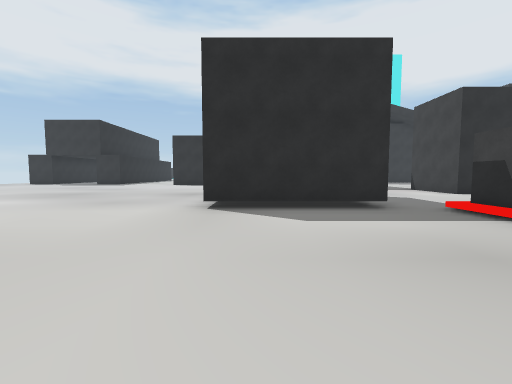
view 1 (above)

23 first-person views from a walk through a 3-D level made in the Unity game engine. The camera is 1.3 m above the floor, tilts 4° down and sees 90° across. The floor is counted in squares, 2 m on a side. Each view is taken from the middle of a square. On the plan, view 1 faces up. The plan holds only what a view shows up to about 9 squares ahead; the rest is blank. The place goes on beyond the plan. The player is left out.

view 2
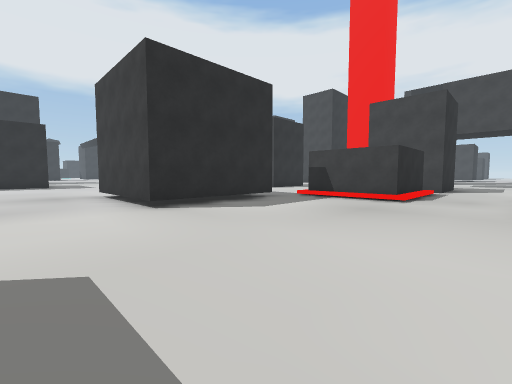

view 3
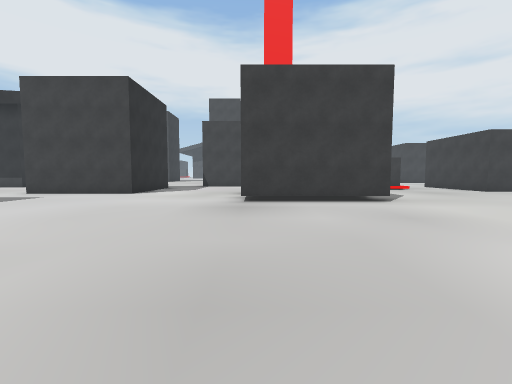

view 4
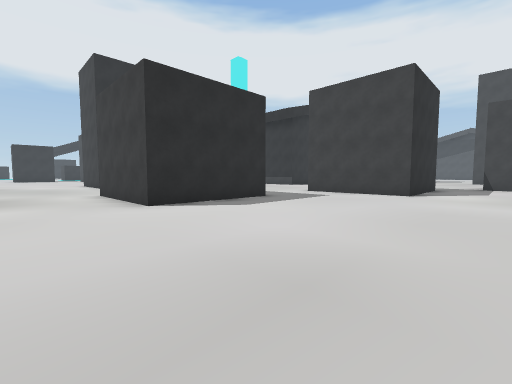

view 5
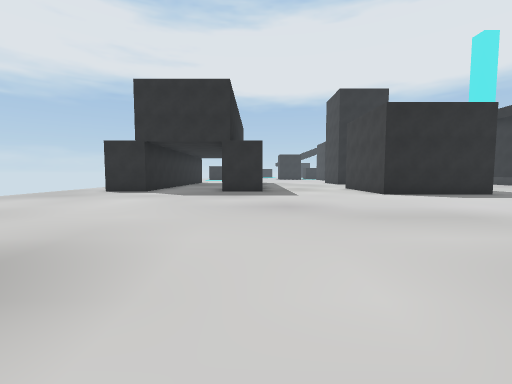

view 6
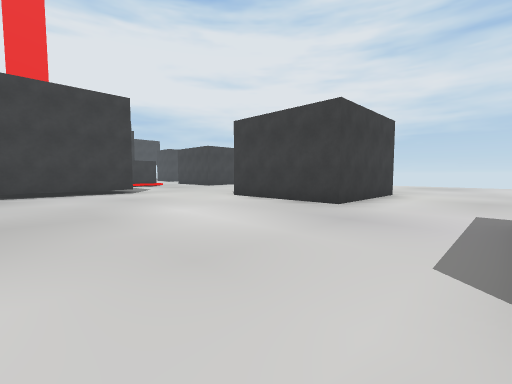

view 7
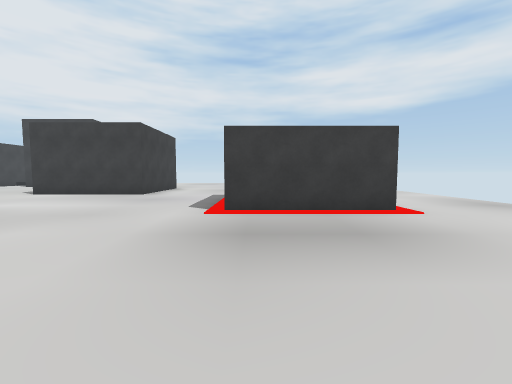

view 8
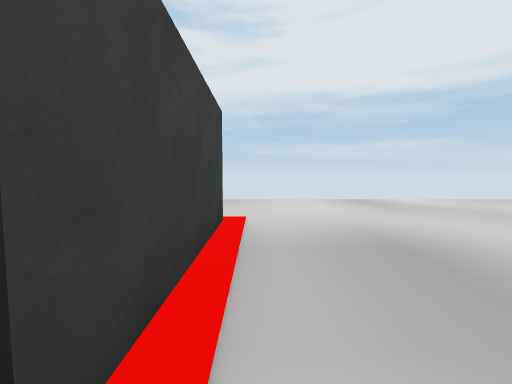

view 9
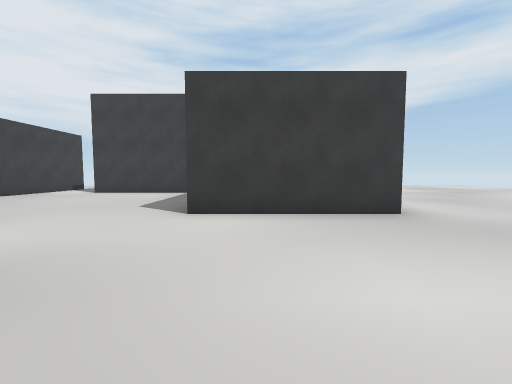

view 10
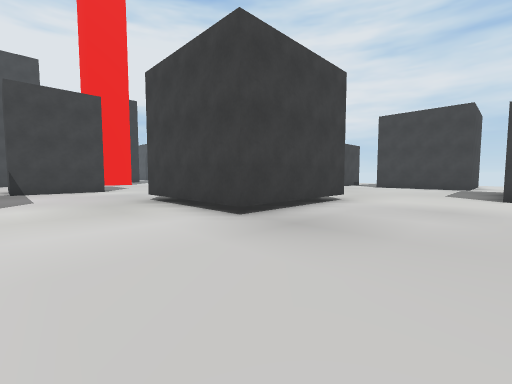

view 11
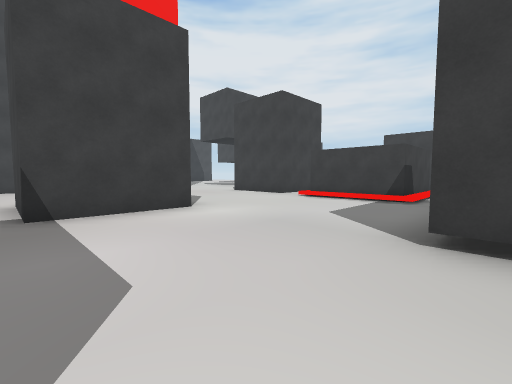

view 12
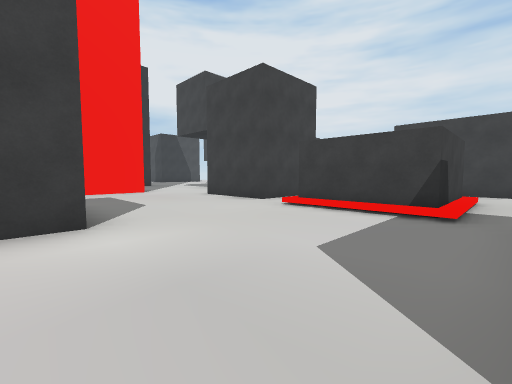

view 13
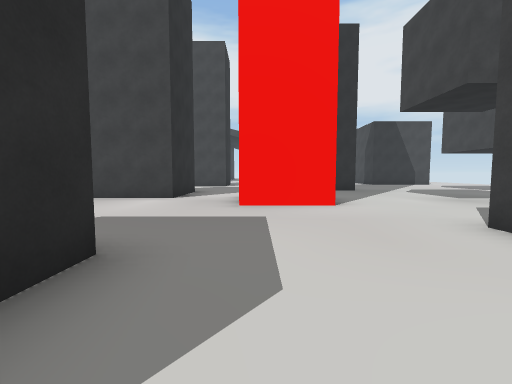

view 14
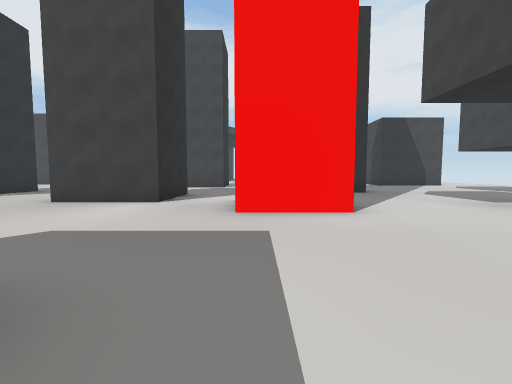

view 15
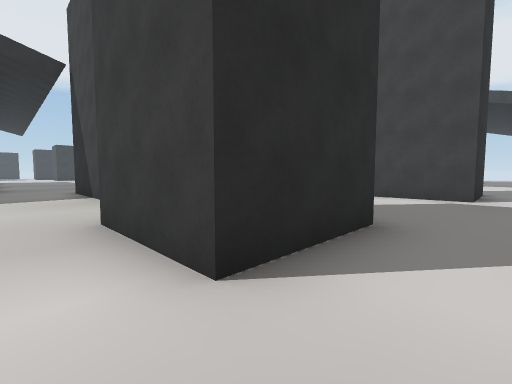

view 16
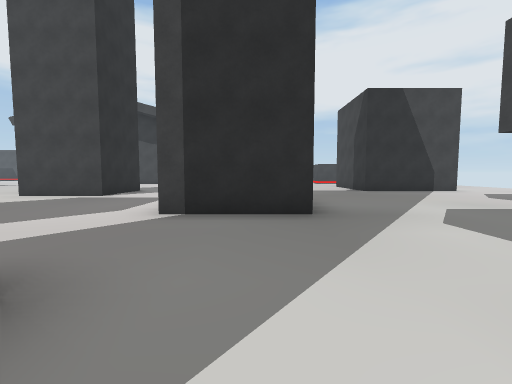

view 17
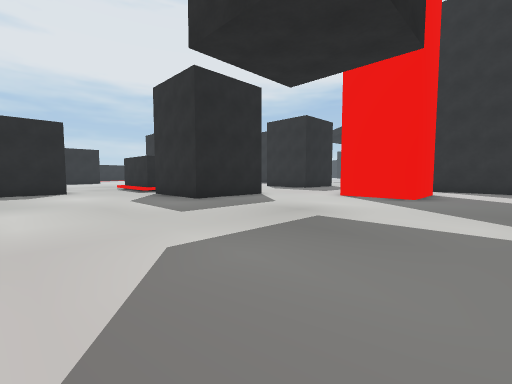

view 18
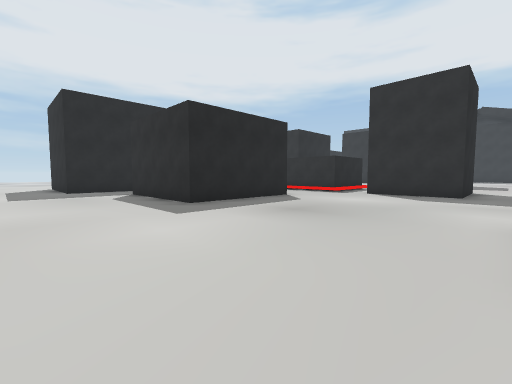

view 19
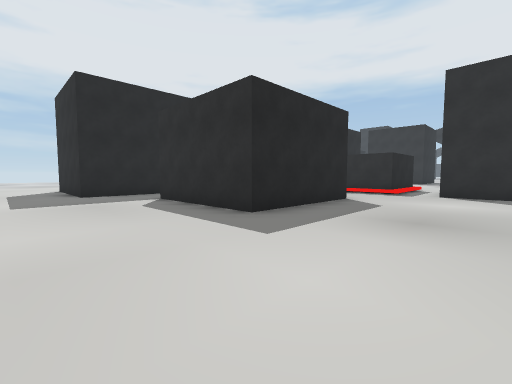

view 20
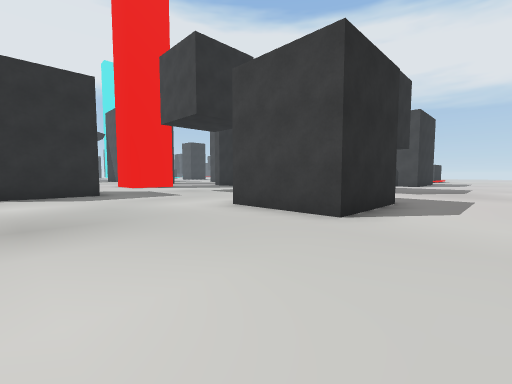

view 21
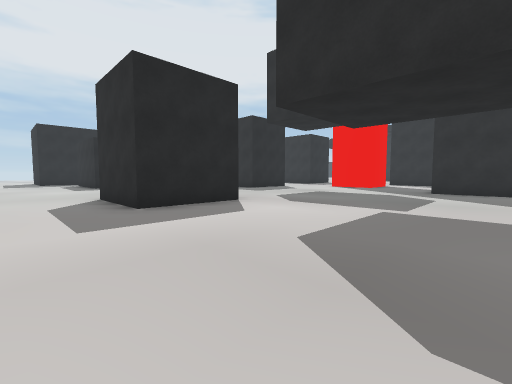

view 22
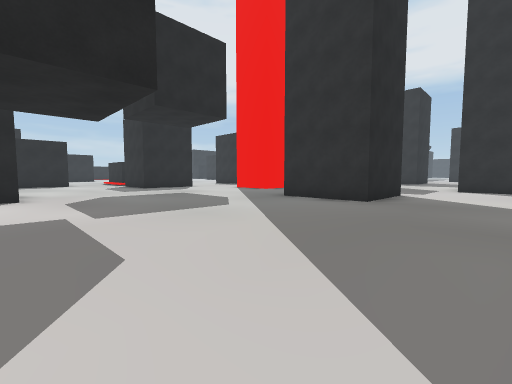

view 23
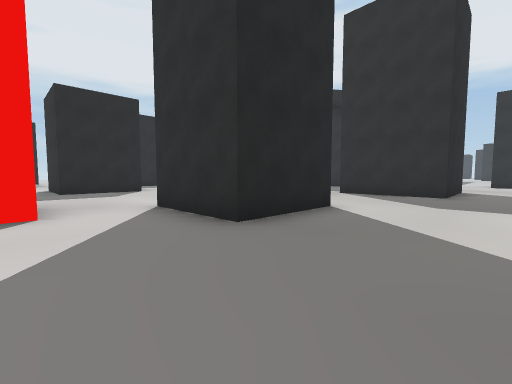

### Floor plan
Points are (right, up) in squares from view 1. A wall is a line through its corners. A room is listed if a view was taken in it or the views show most of it. See-through windows are left out.
Room 1 (views 1, 2, 3, 4, 5, 6, 7, 8, 9, 10)
walls: (-7.4, 2.8) (-3.9, 2.8); (-1.4, 15.2) (-4.9, 15.2) (-4.9, 16.5); (-13.5, 6.6) (-10.4, 6.6); (1.5, 12.1) (1.5, 15.6); (2.6, 4.8) (-1, 4.8) (-1, 8.3) (0.5, 8.3); (-2.6, -1.9) (0.8, -1.9); (3.8, 2) (3.8, 4.4)
low walls: (3.5, 1.6) (3.5, 4.4)
ways out: opening at (1.3, 10) to room 2; opening at (2, 16) to room 2; opening at (2.5, -0.5) to room 2; opening at (3, 5) to room 2; opening at (-15, 6.3); opening at (-9, 2.3); opening at (-3, -1)
Room 2 (views 11, 12, 13, 14, 15, 16, 17, 18, 19, 20, 21, 22, 23)
walls: (10.1, 4.2) (10.1, 1.7) (7.6, 1.7) (7.6, 4.2) (10.1, 4.2); (14.3, 7.4) (14.3, 5.4) (12.3, 5.4) (12.3, 7.4); (6.3, 3.1) (6.3, 2) (3.8, 2); (9, 9.9) (9, 8.3) (6.5, 8.3) (6.5, 10.8) (9.1, 10.8); (14.1, -2.6) (14.1, -5.2) (11.6, -5.2) (11.6, -2.6); (5.9, -0.4) (5.9, -4) (2.4, -4); (19.6, 5.6) (19.6, 3.1) (17.1, 3.1) (17.1, 5.6); (3.5, 4.4) (6.2, 4.4); (16.4, 11.9) (16.4, 9.2) (13.9, 9.2) (13.9, 11.8); (2.4, -2.1) (2.4, -0.5) (4.1, -0.5); (22.5, 8.6) (20.6, 8.6) (20.6, 11.1); (3.8, 12.1) (1.5, 12.1); (0.5, 8.3) (2.5, 8.3); (0.7, -3.1) (0.7, -5.4) (-2.2, -5.4); (17.8, 16.5) (17.8, 15.2) (14.8, 15.2) (14.8, 16.5)
ways out: opening at (1.3, 10) to room 1; opening at (2, 16) to room 1; opening at (2.5, -0.5) to room 1; opening at (3, 5) to room 1; opening at (-2.5, -6.5)

Positions as (right, up) in squares from view 1, and headings:
1: (0, 0), facing up
2: (-3, 0), facing up-right
3: (-7, 8), facing right
4: (-7, 10), facing up-right
5: (-9, 7), facing up
6: (-10, 8), facing down-right
7: (-11, 11), facing down
8: (-10, 7), facing left
9: (-5, 7), facing down
10: (-4, 11), facing down-right
11: (2, 11), facing down-right
12: (3, 9), facing down-right
13: (7, 7), facing right
14: (8, 7), facing right
15: (13, 8), facing up-right
16: (13, 4), facing right
17: (16, -2), facing up-left
18: (11, -7), facing up-left
19: (9, -7), facing up-left
20: (8, -7), facing up-right
21: (19, -7), facing up-left
22: (22, -3), facing up-left
23: (19, 7), facing up-left
